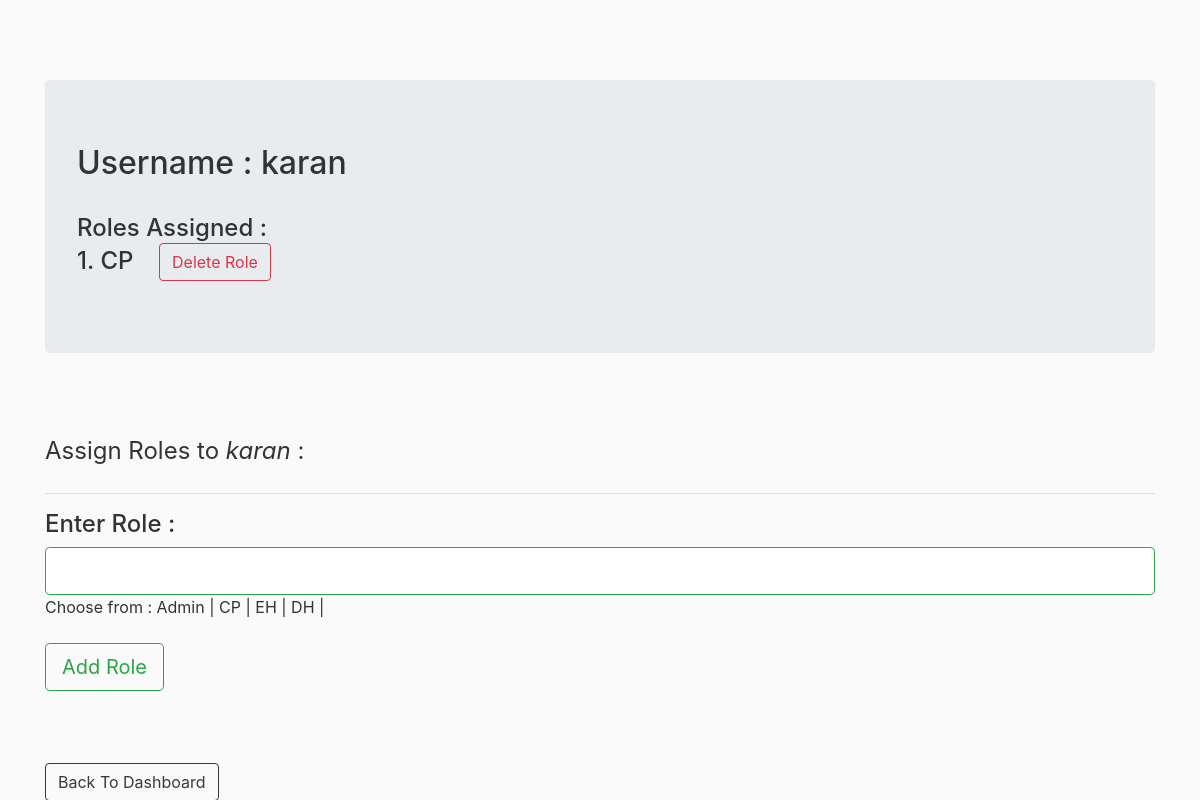
The app's page /add_roles/2 (signed in), older data.
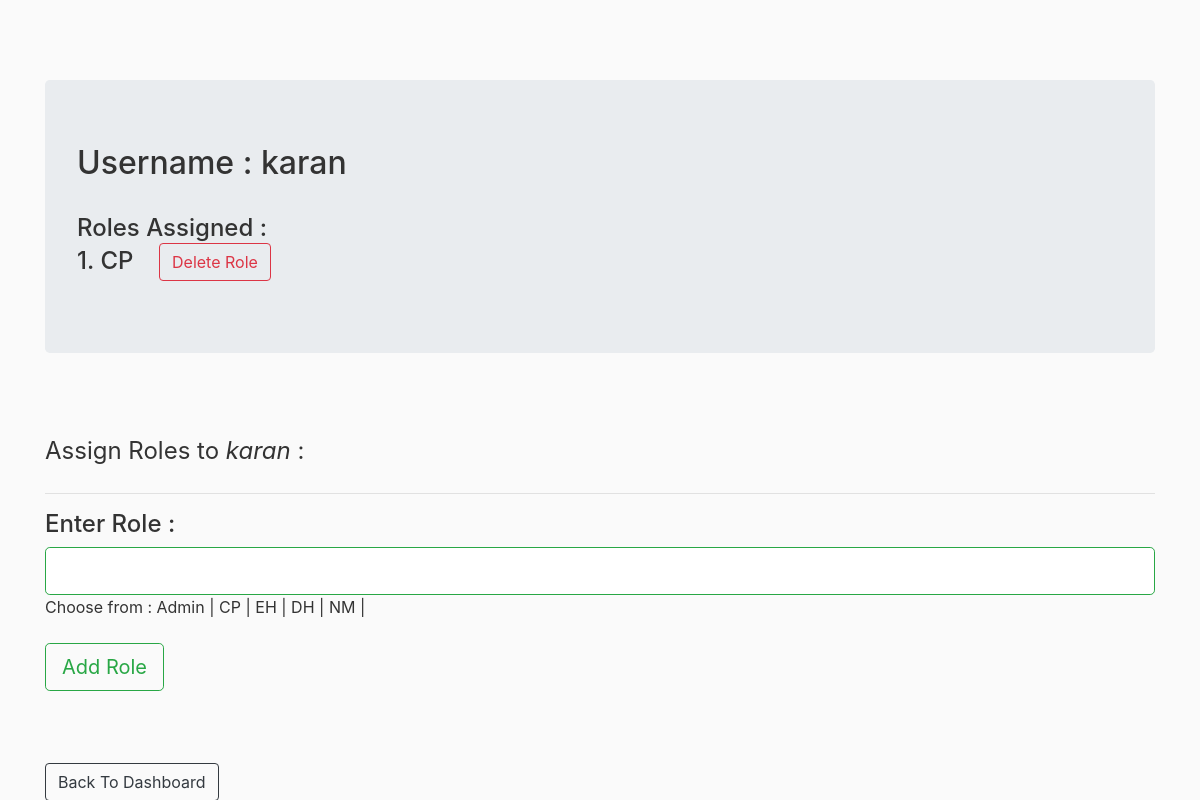
The same page, newer data.
### rbac/models.py (models this page shows)
class Role(db.Model):
    __tablename__ = 'roles'
    id = db.Column(db.Integer(), primary_key=True)
    name = db.Column(db.String(50), unique=True)

### rbac/routes.py (the view, shortened to what this page needs)
@app.route("/add_roles/<id>", methods=['GET','POST'])
@login_required
def add_roles(id):
    form = AddRoleForm()
    u = User.query.get(id)
    allroles = []
    allr = Role.query.all()
    for role in allr:
        allroles.append(role.name)
    return render_template('add_roles.html',form=form,u=u,roles=u.roles,allroles = allroles)

### rbac/forms.py
class AddRoleForm(FlaskForm):
    name = StringField('Role', validators=[DataRequired(), Length(min=2, max=20)])
    submit = SubmitField('Add Role')

### rbac/models.py (called while the page is built)
@login_manager.user_loader
def load_user(user_id):
    return User.query.get(int(user_id))

### rbac/templates/add_roles.html (shortened to what this page needs)
{% extends "layout.html" %}
{% block content %}
    <div class="jumbotron">
        <h2>Username : {{u.username}}</h2><br>
        <h4>Roles Assigned : <br>
            {% for role in roles %}
            {{loop.index}}. {{ role.name }}&nbsp; &nbsp; <a href="{{ url_for('delete_userrole',rid=role.id,uid=u.id) }}" class="btn btn-outline-danger" >Delete Role</a>
            <br>
            {% endfor %}
        </h4>
    </div>
    <br><br>
    <form action="" method="POST">
        <fieldset>
            <legend>Assign Roles to <i> {{ u.username }}</i> : </legend>
            <hr>
            <h4>Enter Role : </h4>
            {% if form.name.errors %}
                        {{ form.name(class="form-control form-control-lg is-invalid") }}
                        <div class="invalid-feedback">
                            {% for error in form.name.errors %}
                                <span> {{ error }} </span>
                            {% endfor %}
                        </div>
            {% else %}
                        {{ form.name(class="form-control form-control-lg is-valid") }}
            {% endif %}
            Choose from :
            {% for role in allroles %}
            {{ role }} |
            {% endfor %}
            <br><br>
            {{ form.submit(class="btn btn-outline-success btn-lg")}}
        </fieldset>
    </form>
    <br><br><br>
    <a href="{{ url_for('admin') }}" class="btn btn-outline-dark" >Back To Dashboard</a>
{% endblock content %}

Row changes from the older to the newer data that the page shows:
added Role: name "NM", shown under "Enter Role :"
